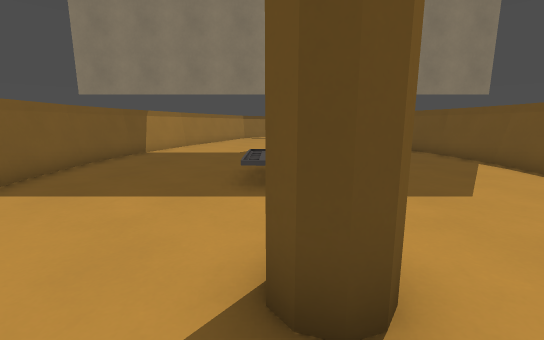
[1] (above)

12 first-person views from a walk through a 3-D level made in the Godot game engine. The camera is 1.2 m above the floor, tilts 10° down and sees 90° across. The floor is counted in squares, 1 m on a side. Each view is taken from the middle of a square. On the plan, view 1 faces up. The plan holds only what a view shows up to about 13 squares ahead; the rest is blank. The place goes on beyond the plan.

[2]
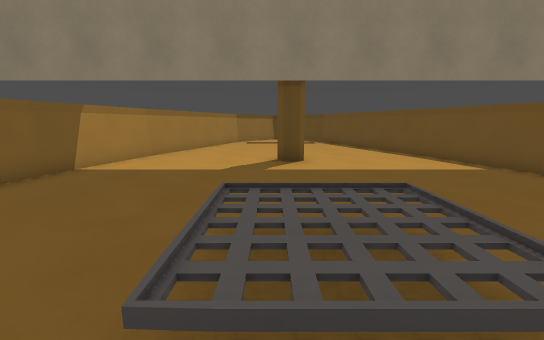

[3]
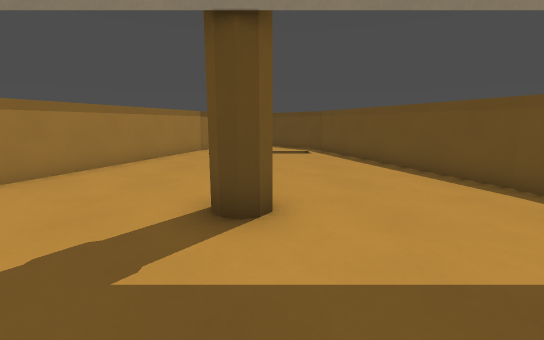

[4]
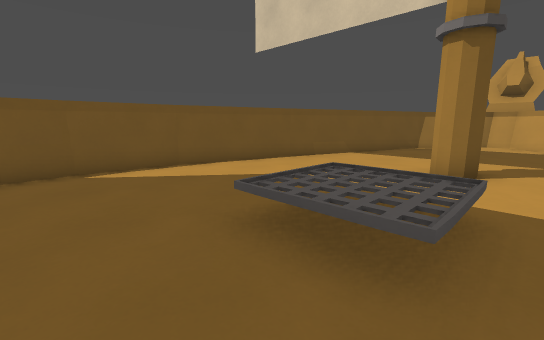

[5]
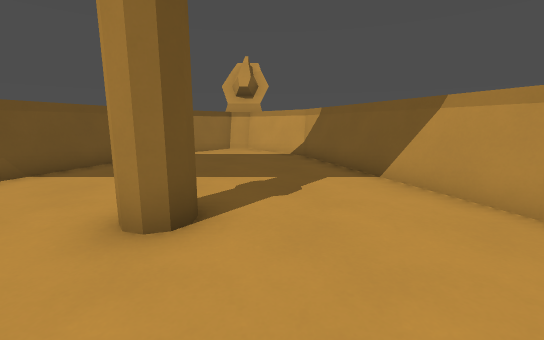

[6]
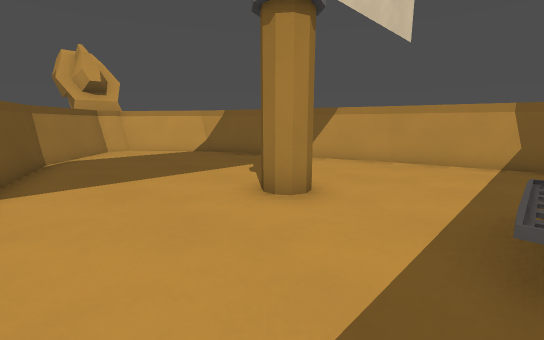

[7]
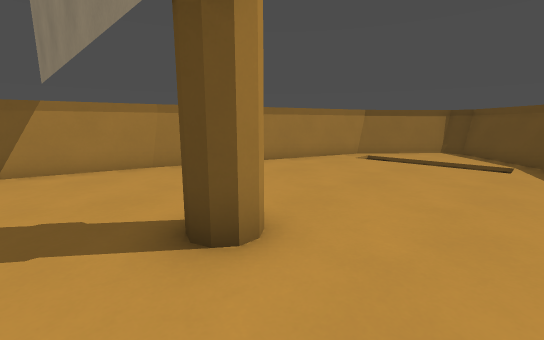

[8]
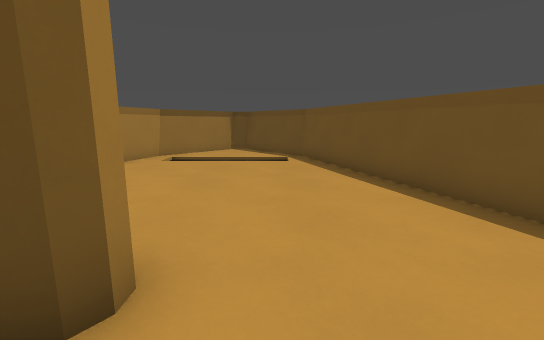

[9]
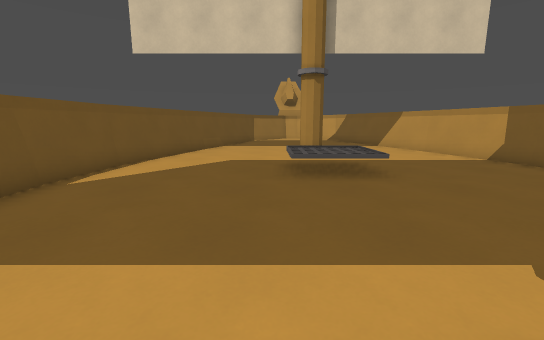

[10]
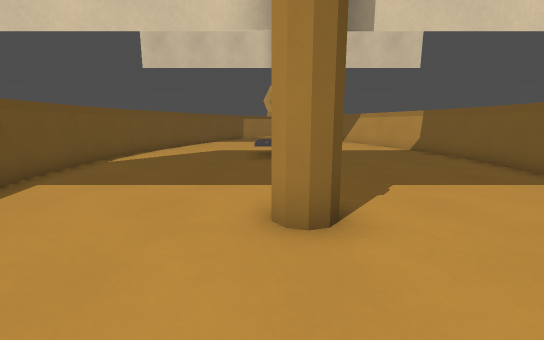

[11]
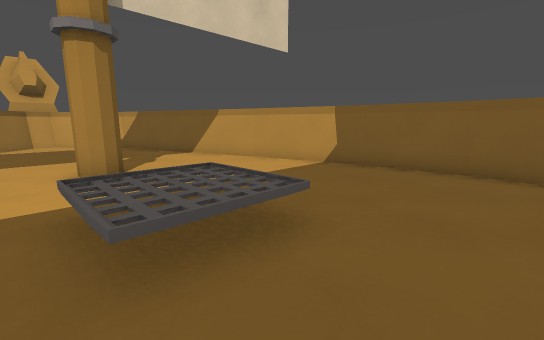

[12]
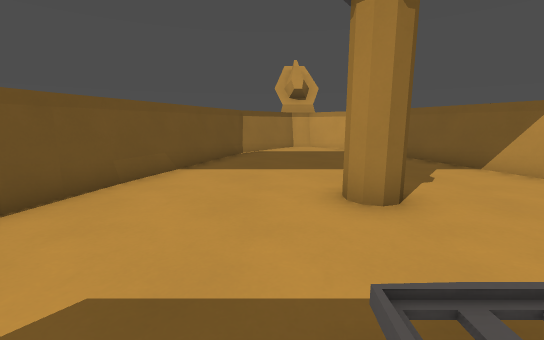

### Floor plan
Points are (right, up) in squares from view 1. A wall is a line through its corners. A room is listed if a view was taken in it or the views show most of it. See-through windows are left out.
Room 1 (views 1, 2, 3, 4, 5, 6, 7, 8, 9, 10, 11, 12)
walls: (-5.7, 7.9) (-5.4, 5.3); (0, 2.1) (0.5, 2.3); (-5.5, 10.5) (-5.8, 7.7); (0.8, 2) (0.8, 1.6) (0.7, 1.4); (-5.7, 5.3) (-2.2, -5.3) (0, -7.9) (1, -7.9); (-5.9, 5.3) (-2.2, -5.6) (-0.1, -8.2) (0.9, -8.2) (3.4, -5.2); (0, 1.5) (0, 1.9) (0.1, 2.1); (0.8, 1.4) (0.3, 1.3); (6.8, 7.8) (6.6, 10.4); (6.7, 10.3) (3, 21.4) (2, 22.6); (6.6, 5.3) (6.8, 7.9); (-4.6, 14.2) (-5.5, 10.3); (5.7, 14.1) (4.3, 18.3); (3.2, -5.3) (6.7, 5.4); (3.3, 21.4) (2.2, 22.7); (-1.1, 22.5) (-2.2, 21.2); (-1.2, 22.6) (-2.1, 21.6) (-5.9, 10.4); (1.1, -8.2) (3.2, -5.7) (6.9, 5.2); (0.1, -8.4) (0.7, -8.4)
low walls: (-5.4, 5.4) (-4.4, 1.5); (6.6, 7.8) (6.4, 10.4); (6.4, 10.2) (5.5, 14); (6.4, 5.3) (6.6, 7.9); (5.5, 1.9) (6.3, 5.5); (-3.7, 17.2) (-5.4, 10.3) (-5.6, 7.7); (-3.5, 18.2) (-3.6, 17.6); (-2.2, -4.9) (0.2, -7.7) (1, -7.7) (3.3, -5); (3.2, 20.8) (1.7, 22.5); (-2, 21.1) (-4.3, 14.5); (-1.5, 21.4) (-2.1, 20.8); (-0.6, 22.5) (-1.5, 21.5); (-0.7, 22.7) (-2.3, 20.9)

Positions as (right, up) in squares from view 1, and headings:
1: (0, 0), facing up
2: (0, 4), facing up
3: (1, 9), facing up
4: (-1, 9), facing down-right
5: (-1, 5), facing down
6: (4, 5), facing down-left
7: (3, 11), facing up-left
8: (2, 11), facing up
9: (2, 13), facing down
10: (1, 16), facing down
11: (2, 9), facing down-left
12: (2, 6), facing down
